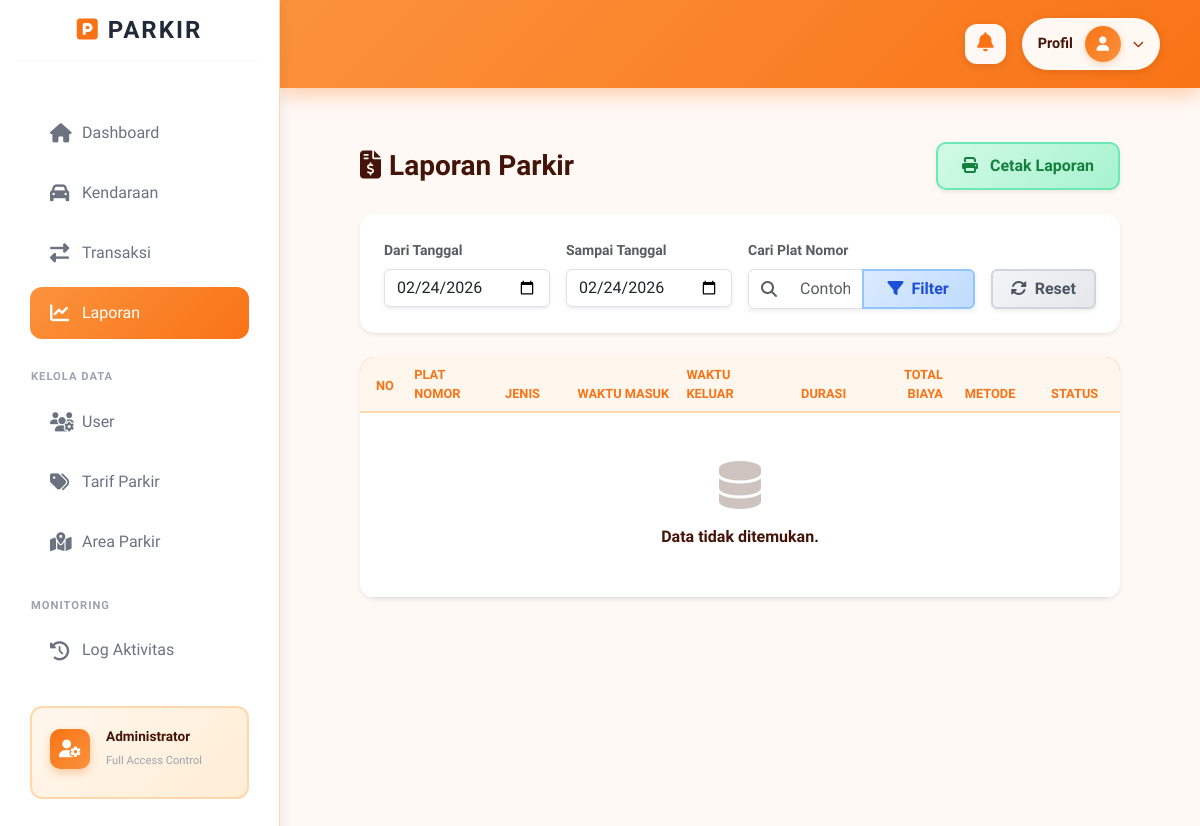
Before: /index.php?c=Laporan&m=index (signed in) with the older database file.
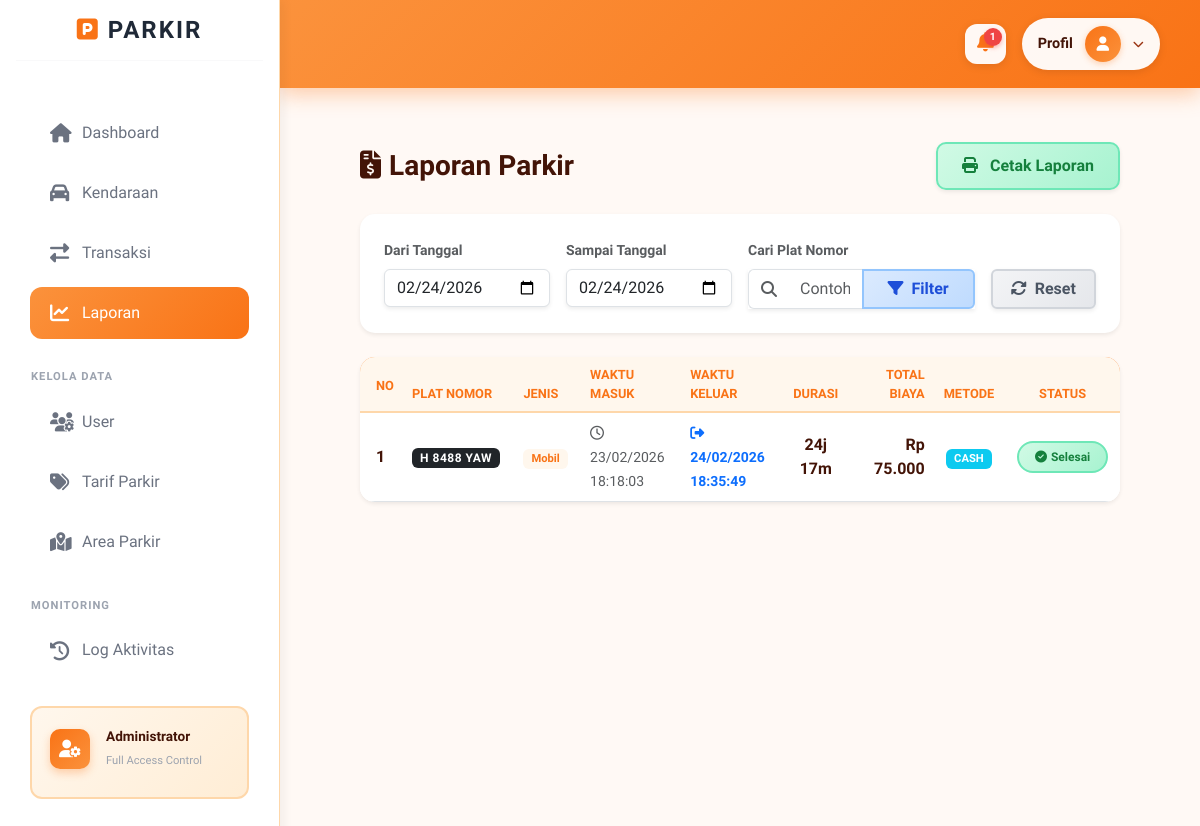
After: the same page with the newer database file.
### tables this page shows
CREATE TABLE `tb_transaksi` (
  `id_parkir` int NOT NULL,
  `id_kendaraan` int NOT NULL,
  `id_area` int NOT NULL,
  `id_tarif` int DEFAULT NULL,
  `id_user` int DEFAULT NULL,
  `waktu_masuk` datetime NOT NULL DEFAULT CURRENT_TIMESTAMP,
  `waktu_keluar` datetime DEFAULT NULL,
  `durasi_jam` int DEFAULT NULL,
  `biaya_total` decimal(10,0) DEFAULT '0',
  `metode_bayar` varchar(50) DEFAULT 'Tunai',
  `status` enum('masuk','keluar') DEFAULT 'masuk'
);

CREATE TABLE `tb_kendaraan` (
  `id_kendaraan` int NOT NULL,
  `plat_nomor` varchar(20) NOT NULL,
  `jenis_kendaraan` varchar(50) NOT NULL,
  `warna` varchar(50) DEFAULT NULL,
  `pemilik` varchar(100) DEFAULT NULL,
  `id_user` int DEFAULT NULL
);

### controllers/LaporanController.php (called while the page is built, shortened)
<?php
class LaporanController {
    public function index() {
        $tgl_awal = $_GET['tgl_awal'] ?? date('Y-m-d');
        $tgl_akhir = $_GET['tgl_akhir'] ?? date('Y-m-d');
        $search = $_GET['search'] ?? '';
        $model = new LaporanModel();
        $data = $model->getLaporan($tgl_awal, $tgl_akhir, $search);
        include "views/laporan/index.php";
    }
}

### config/database.php (called while the page is built)
<?php
class Database {
    public static function connect() {
        return new PDO("mysql:host=localhost;dbname=db_parkir;charset=utf8","root","");
    }
}

### models/LaporanModel.php (called while the page is built, shortened)
<?php
class LaporanModel {
    private $db;
    function __construct(){
        $this->db = Database::connect();
    }
public function getLaporan($tgl_awal, $tgl_akhir, $search = '') {
    $params = [$tgl_awal, $tgl_akhir];
    $sql = "SELECT t.*, k.plat_nomor, k.jenis_kendaraan
            FROM tb_transaksi t
            INNER JOIN tb_kendaraan k ON t.id_kendaraan = k.id_kendaraan
            WHERE t.status = 'keluar'
            AND DATE(t.waktu_keluar) BETWEEN ? AND ?";
    $sql .= " ORDER BY t.waktu_keluar DESC";
    $q = $this->db->prepare($sql);
    $q->execute($params);
    return $q->fetchAll(PDO::FETCH_ASSOC);
}
}

### views/laporan/index.php (the view, shortened to what the changed rows need)
<?php include "views/layout/header.php"; ?>
<?php if (isset($halaman) && $halaman == 'log') : ?>
<style>
    /* Override dark theme untuk halaman log aktivitas */
    body {
        background-color: #fff9f5 !important;
        color: #1f2937 !important;
    }
    #content {
        background-color: #fff9f5 !important;
    }
    .container-fluid {
        background-color: #fff9f5 !important;
    }
    /* Override sidebar ke tema orange */
    #sidebar {
        background: #ffffff !important;
        box-shadow: 4px 0 10px rgba(0,0,0,0.05) !important;
    }
    #sidebar .sidebar-header h4 {
        color: #1f2937 !important;
    }
    #sidebar .sidebar-header i {
        color: #f97316 !important;
    }
    #sidebar .nav-link {
        color: #6b7280 !important;
    }
    #sidebar .nav-link:hover {
        color: #1f2937 !important;
        background: rgba(249, 115, 22, 0.1) !important;
    }
    #sidebar .nav-link.active {
        background: linear-gradient(135deg, #fb923c, #f97316) !important;
        color: #fff !important;
    }
    #sidebar hr {
        border-color: #e5e7eb !important;
    }
</style>
    <div class="mb-4">
        <h3 class="fw-bold m-0 text-dark"><i class="fas fa-history me-2 text-warning"></i>Log Aktivitas Sistem</h3>
        <p class="text-muted small mb-0">Riwayat login dan logout pengguna sistem</p>
    </div>
    <div class="card border-0 shadow-sm" style="border-radius: 15px; background: white;">
        <div class="card-body p-0">
            <div class="table-responsive">
                <table class="table table-hover align-middle m-0">
                    <thead style="background: linear-gradient(135deg, #fb923c, #f97316); color: white;">
                        <tr>
                            <th class="py-3 ps-4" width="5%">No</th>
                            <th width="20%">Waktu Kejadian</th>
                            <th width="20%">Pelaksana</th>
                            <th>Detail Aktivitas</th>
                        </tr>
                    </thead>
                    <tbody style="background: white;">
                        <?php if (!empty($logs)): ?>
                            <?php $no=1; foreach($logs as $l): ?>
                            <tr>
                                <td class="ps-4 text-dark"><?= $no++ ?></td>
                                <td>
                                    <div class="text-dark fw-bold"><?= date('d M Y', strtotime($l['waktu_aktivitas'])) ?></div>
                                    <small class="text-muted"><?= date('H:i:s', strtotime($l['waktu_aktivitas'])) ?> WIB</small>
                                </td>
                                <td>
                                    <span class="badge px-3 py-2" style="background: #fff7ed; color: #f97316; border: 1px solid #fed7aa; border-radius: 8px;">
                                        <i class="fas fa-user me-1"></i> <?= $l['username'] ?>
                                    </span>
                                </td>
                                <td>
                                    <div class="p-2 rounded border-start border-4 border-warning text-dark" style="background: #fff7ed;">
                                        <?= $l['aktivitas'] ?>
                                    </div>
                                </td>
                            </tr>
                            <?php endforeach; ?>
                        <?php else: ?>
                            <tr>
                                <td colspan="4" class="text-center py-5">
                                    <i class="fas fa-inbox fa-3x mb-3 opacity-25 text-muted"></i>
                                    <p class="text-muted">Belum ada riwayat aktivitas yang tercatat.</p>
                                </td>
                            </tr>
                        <?php endif; ?>
                    </tbody>
                </table>
            </div>
        </div>
    </div>
<?php else : ?>
<link rel="stylesheet" href="assets/css/halaman.css">
<div class="container-fluid py-4">
    <div class="card border-0 shadow-sm" style="border-radius: 15px; overflow: hidden;">
        <div class="table-responsive">
            <table class="table table-hover align-middle bg-white mb-0">
                <thead style="background: linear-gradient(135deg, #fb923c, #f97316);">
                    <tr>
                        <th class="py-3 ps-3 text-white" width="3%">No</th>
                        <th class="text-white" width="10%">Plat Nomor</th>
                        <th class="text-white" width="8%">Jenis</th>
                        <th class="text-white" width="12%">Waktu Masuk</th>
                        <th class="text-white" width="12%">Waktu Keluar</th>
                        <th class="text-white text-center" width="8%">Durasi</th>
                        <th class="text-white text-end" width="10%">Total Biaya</th>
                        <th class="text-white text-center" width="8%">Metode</th>
                        <th class="text-center text-white" width="10%">Status</th>
                    </tr>
                </thead>
            <tbody>
                <?php if (!empty($data)): ?>
                    <?php $no=1; foreach($data as $d): ?>
                    <tr data-plat="<?= strtoupper($d['plat_nomor']) ?>" class="laporan-row">
                        <td class="ps-3 fw-bold"><?= $no++ ?></td>
                        <td>
                            <span class="badge bg-dark text-uppercase px-2 py-1" style="letter-spacing: 0.5px; font-size: 0.75rem;">
                                <?= $d['plat_nomor'] ?>
                            </span>
                        </td>
                        <td>
                            <span class="badge px-2 py-1" style="background: #fff7ed; color: #f97316; font-size: 0.7rem;">
                                <?= $d['jenis_kendaraan'] ?? '-' ?>
                            </span>
                        </td>
                        <td><small class="text-muted"><i class="far fa-clock me-1"></i><?= date('d/m/Y H:i:s', strtotime($d['waktu_masuk'])) ?></small></td>
                        <td>
                            <small class="text-primary fw-bold">
                                <i class="fas fa-sign-out-alt me-1"></i><?= $d['waktu_keluar'] ? date('d/m/Y H:i:s', strtotime($d['waktu_keluar'])) : '-' ?>
                            </small>
                        </td>
                        <td class="fw-bold text-dark text-center">
                            <?php
                                if (!empty($d['waktu_keluar'])) {
                                    $awal  = new DateTime($d['waktu_masuk']);
                                    $akhir = new DateTime($d['waktu_keluar']);
                                    $diff  = $awal->diff($akhir);
                                    echo ($diff->days * 24) + $diff->h . "j " . $diff->i . "m";
                                } else {
                                    echo "-";
                                }
                            ?>
                        </td>
                        <td class="fw-bold text-success text-end">Rp <?= number_format($d['biaya_total'] ?? 0, 0, ',', '.') ?></td>
                        <td class="text-center">
                            <span class="badge bg-info text-white px-2 py-1" style="font-size: 0.7rem;">
                                <?= strtoupper($d['metode_bayar'] ?? 'CASH') ?>
                            </span>
                        </td>
                        <td class="text-center">
                            <?php if (!empty($d['waktu_keluar'])): ?>
                                <span class="badge px-3 py-2 rounded-pill" style="background: linear-gradient(135deg, #d1fae5, #a7f3d0); color: #15803d; border: 2px solid #6ee7b7; font-weight: 600;">
                                    <i class="fas fa-check-circle me-1"></i>Selesai
                                </span>
                            <?php else: ?>
                                <span class="badge px-3 py-2 rounded-pill" style="background: linear-gradient(135deg, #fef3c7, #fde68a); color: #b45309; border: 2px solid #fcd34d; font-weight: 600;">
                                    <i class="fas fa-clock me-1"></i>Parkir
                                </span>
                            <?php endif; ?>
                        </td>
                    </tr>
                    <?php endforeach; ?>
                <?php else: ?>
                    <tr>
                        <td colspan="9" class="text-center py-5 text-muted">
                            <i class="fas fa-database fa-3x mb-3 d-block opacity-25"></i>
                            Data tidak ditemukan.
                        </td>
                    </tr>
                <?php endif; ?>
            </tbody>
        </table>
    </div>
</div>
</div>
<?php endif; ?>
<?php include "views/layout/footer.php"; ?>

### views/layout/header.php (shortened to what the changed rows need)
<!DOCTYPE html>
<html lang="id">
<head>
    <link rel="stylesheet" href="assets/css/halaman.css">
    <link href="https://cdn.jsdelivr.net/npm/bootstrap@5.3.0/dist/css/bootstrap.min.css" rel="stylesheet">
    <link rel="stylesheet" href="https://cdnjs.cloudflare.com/ajax/libs/font-awesome/6.4.0/css/all.min.css">
</head>
<body>
<?php
$user_role = $_SESSION['user']['role'] ?? 'guest';
?>
<div class="wrapper">
    <div id="content">
    <nav class="top-navbar d-flex justify-content-between align-items-center">
        <div class="d-flex align-items-center gap-3">
            <?php if($user_role == 'admin'): ?>
            <div class="dropdown">
                <?php
                $db = Database::connect();
                $today = date('Y-m-d');
                $query = "SELECT t.*, k.plat_nomor, k.jenis_kendaraan
                         FROM tb_transaksi t
                         JOIN tb_kendaraan k ON t.id_kendaraan = k.id_kendaraan
                         WHERE DATE(t.waktu_keluar) = ? AND t.status = 'keluar'
                         ORDER BY t.waktu_keluar DESC
                         LIMIT 5";
                $stmt = $db->prepare($query);
                $stmt->execute([$today]);
                $notif_keluar = $stmt->fetchAll(PDO::FETCH_ASSOC);
                $jumlah_keluar = count($notif_keluar);
                ?>
                <div class="notif-trigger"
                    id="dropdownNotif"
                    data-bs-toggle="dropdown"
                    aria-expanded="false"
                    style="cursor: pointer; position: relative; padding: 8px 12px; background: rgba(255, 255, 255, 0.95); border-radius: 12px; transition: all 0.3s ease; box-shadow: 0 2px 8px rgba(0,0,0,0.1);">
                    <i class="fas fa-bell" style="color: #f97316; font-size: 1.2rem;"></i>
                    <?php if($jumlah_keluar > 0): ?>
                    <span class="notif-badge" style="position: absolute; top: 4px; right: 4px; background: #ef4444; color: white; border-radius: 50%; width: 18px; height: 18px; display: flex; align-items: center; justify-content: center; font-size: 0.65rem; font-weight: 700; box-shadow: 0 2px 4px rgba(239, 68, 68, 0.4);">
                        <?= $jumlah_keluar ?>
                    </span>
                    <?php endif; ?>
                </div>
            </div>
            <?php endif; ?>
        </div>
    </nav>
        <div class="container-fluid">

Changed rows visible on the page:
now on this page (row edited): tb_transaksi: id_kendaraan.plat_nomor "H 8488 YAW", id_kendaraan.jenis_kendaraan "Mobil", waktu_masuk "23/02/2026 18:18:03", waktu_keluar "24/02/2026 18:35:49", ($diff->days * 24) + $diff->h "24", waktu_masuk+waktu_keluar "17", biaya_total "75.000", metode_bayar "CASH", shows "Selesai"
Other visible differences:
$jumlah_keluar: (not shown) → "1"
text no longer shown: "Data tidak ditemukan."
